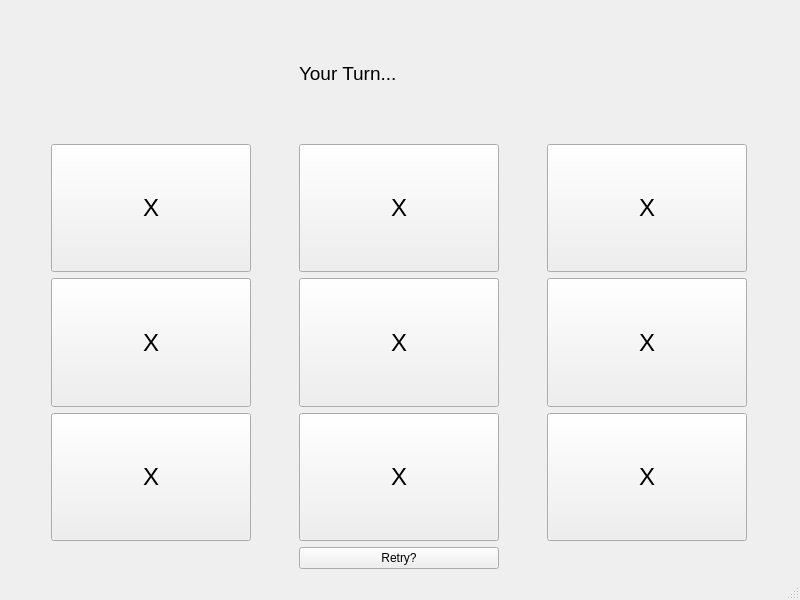
<?xml version="1.0" encoding="UTF-8"?>
<ui version="4.0">
 <class>MainWindow</class>
 <widget class="QMainWindow" name="MainWindow">
  <property name="geometry">
   <rect>
    <x>0</x>
    <y>0</y>
    <width>800</width>
    <height>600</height>
   </rect>
  </property>
  <property name="windowTitle">
   <string>MainWindow</string>
  </property>
  <widget class="QWidget" name="centralwidget">
   <layout class="QGridLayout" name="gridLayout_2">
    <item row="4" column="1">
     <widget class="QPushButton" name="pushButton_10">
      <property name="text">
       <string>Retry?</string>
      </property>
     </widget>
    </item>
    <item row="3" column="2">
     <widget class="QPushButton" name="pushButton_9">
      <property name="maximumSize">
       <size>
        <width>200</width>
        <height>200</height>
       </size>
      </property>
      <property name="font">
       <font>
        <pointsize>18</pointsize>
       </font>
      </property>
      <property name="text">
       <string>X</string>
      </property>
     </widget>
    </item>
    <item row="1" column="0">
     <widget class="QPushButton" name="pushButton">
      <property name="maximumSize">
       <size>
        <width>200</width>
        <height>200</height>
       </size>
      </property>
      <property name="font">
       <font>
        <pointsize>18</pointsize>
       </font>
      </property>
      <property name="text">
       <string>X</string>
      </property>
     </widget>
    </item>
    <item row="3" column="0">
     <widget class="QPushButton" name="pushButton_3">
      <property name="maximumSize">
       <size>
        <width>200</width>
        <height>200</height>
       </size>
      </property>
      <property name="font">
       <font>
        <pointsize>18</pointsize>
       </font>
      </property>
      <property name="text">
       <string>X</string>
      </property>
     </widget>
    </item>
    <item row="2" column="0">
     <widget class="QPushButton" name="pushButton_2">
      <property name="maximumSize">
       <size>
        <width>200</width>
        <height>200</height>
       </size>
      </property>
      <property name="font">
       <font>
        <pointsize>18</pointsize>
       </font>
      </property>
      <property name="text">
       <string>X</string>
      </property>
     </widget>
    </item>
    <item row="2" column="1">
     <widget class="QPushButton" name="pushButton_4">
      <property name="maximumSize">
       <size>
        <width>200</width>
        <height>200</height>
       </size>
      </property>
      <property name="font">
       <font>
        <pointsize>18</pointsize>
       </font>
      </property>
      <property name="text">
       <string>X</string>
      </property>
     </widget>
    </item>
    <item row="2" column="2">
     <widget class="QPushButton" name="pushButton_5">
      <property name="maximumSize">
       <size>
        <width>200</width>
        <height>200</height>
       </size>
      </property>
      <property name="font">
       <font>
        <pointsize>18</pointsize>
       </font>
      </property>
      <property name="text">
       <string>X</string>
      </property>
     </widget>
    </item>
    <item row="1" column="2">
     <widget class="QPushButton" name="pushButton_7">
      <property name="maximumSize">
       <size>
        <width>200</width>
        <height>200</height>
       </size>
      </property>
      <property name="font">
       <font>
        <pointsize>18</pointsize>
       </font>
      </property>
      <property name="text">
       <string>X</string>
      </property>
     </widget>
    </item>
    <item row="1" column="1">
     <widget class="QPushButton" name="pushButton_6">
      <property name="maximumSize">
       <size>
        <width>200</width>
        <height>200</height>
       </size>
      </property>
      <property name="font">
       <font>
        <pointsize>18</pointsize>
       </font>
      </property>
      <property name="text">
       <string>X</string>
      </property>
     </widget>
    </item>
    <item row="3" column="1">
     <widget class="QPushButton" name="pushButton_8">
      <property name="maximumSize">
       <size>
        <width>200</width>
        <height>200</height>
       </size>
      </property>
      <property name="font">
       <font>
        <pointsize>18</pointsize>
       </font>
      </property>
      <property name="text">
       <string>X</string>
      </property>
     </widget>
    </item>
    <item row="0" column="1">
     <widget class="QLabel" name="label">
      <property name="maximumSize">
       <size>
        <width>200</width>
        <height>200</height>
       </size>
      </property>
      <property name="font">
       <font>
        <pointsize>14</pointsize>
       </font>
      </property>
      <property name="text">
       <string>Your Turn...</string>
      </property>
     </widget>
    </item>
   </layout>
  </widget>
  <widget class="QMenuBar" name="menubar">
   <property name="geometry">
    <rect>
     <x>0</x>
     <y>0</y>
     <width>800</width>
     <height>21</height>
    </rect>
   </property>
  </widget>
  <widget class="QStatusBar" name="statusbar"/>
 </widget>
 <resources/>
 <connections/>
</ui>
